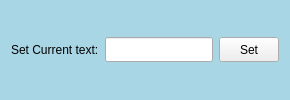
                          <widget class="QGroupBox" name="groupBox_114">
                           <property name="minimumSize">
                            <size>
                             <width>0</width>
                             <height>45</height>
                            </size>
                           </property>
                           <property name="styleSheet">
                            <string notr="true">QGroupBox{
background-color: rgb(169, 214, 229);
border:none;
}

QGroupBox:title{
background-color: rgb(70, 143, 175);
border:none;
	color: rgb(208, 248, 255);
}</string>
                           </property>
                           <property name="title">
                            <string/>
                           </property>
                           <layout class="QHBoxLayout" name="horizontalLayout_68">
                            <item>
                             <widget class="QLabel" name="label_62">
                              <property name="text">
                               <string>Set Current text:</string>
                              </property>
                             </widget>
                            </item>
                            <item>
                             <widget class="QLineEdit" name="lineEdit_25">
                              <property name="minimumSize">
                               <size>
                                <width>0</width>
                                <height>25</height>
                               </size>
                              </property>
                              <property name="maximumSize">
                               <size>
                                <width>140</width>
                                <height>16777215</height>
                               </size>
                              </property>
                             </widget>
                            </item>
                            <item>
                             <widget class="QPushButton" name="GetSetCurrentWordShortPushButton">
                              <property name="minimumSize">
                               <size>
                                <width>0</width>
                                <height>25</height>
                               </size>
                              </property>
                              <property name="maximumSize">
                               <size>
                                <width>60</width>
                                <height>16777215</height>
                               </size>
                              </property>
                              <property name="text">
                               <string>Set</string>
                              </property>
                             </widget>
                            </item>
                           </layout>
                          </widget>
